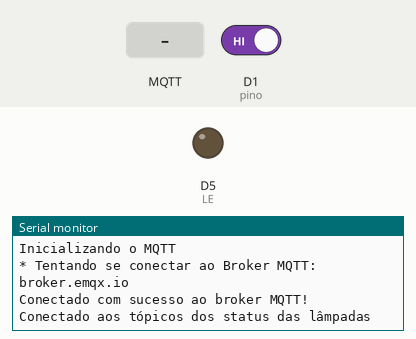
The sketch below on a simulated ESP8266 (NodeMCU). Parts: output pins drawn as LEDs (lit = HIGH), the last lines printed to the serial monitor. Inputs (shaded band) come from the test bench; at power-on: D1 (pino) HIGH. WiFi joins after 1.5 s; servers stay silent unless stated; no MQTT or app messages arrive unless stated.

Above: at 2.7 s.
2.8 s: MQTT message "1" arrives on the first subscribed topic
At 3.9 s:
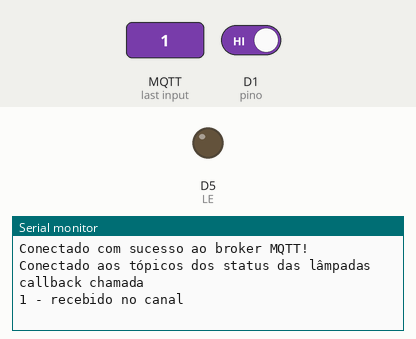
4.3 s: MQTT message "on" arrives on the first subscribed topic
At 5.3 s:
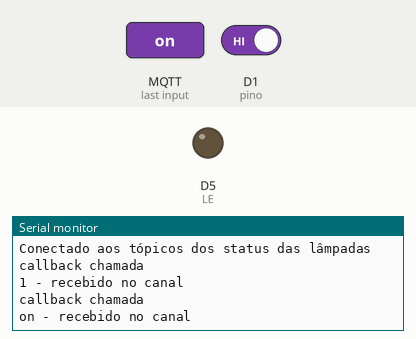
11.5 s: MQTT message "off" arrives on the first subscribed topic
At 13.2 s:
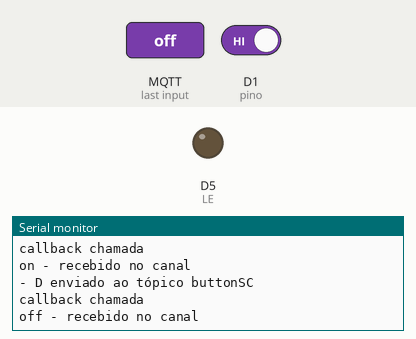
13.5 s: D1 (pino) driven LOW
At 21.3 s:
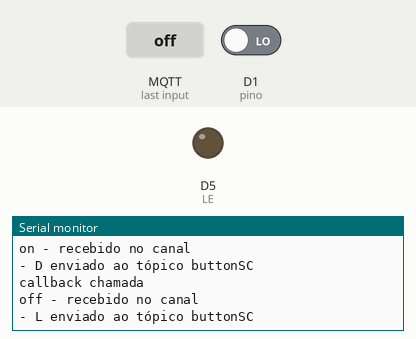

Measured:
- after the input at 2.8 s, the serial monitor: prints a new line after 0.07 s (image 1)
- after the input at 4.3 s, the serial monitor: prints a new line after 0.37 s (image 2)
- after the input at 11.5 s, the serial monitor: prints a new line after 0.58 s (image 3)
- after the input at 13.5 s, the serial monitor: prints a new line after 7.0 s (image 4)

The sketch:

botao_BlueCode.ino
```cpp
#include <ESP8266WiFi.h> // Importa a Biblioteca ESP8266WiFi
#include <PubSubClient.h> // Importa a Biblioteca PubSubClient


////////////////////////////////////// DEFINIÇÕES //////////////////////////////////////////

// Definições da topologia Pub/Sub
// Botões -> SA,SB e SC publicam cada um em um tópico MQTT
// Os botões estarão inscritos nos canais dos status de cada lâmpada
// SA -> Publica em buttonSA e checa o status da LA e LB em 2 canais
// SB -> Publica em buttonSB e //
// SC -> Publica em buttonSC e //


// Lâmpadas -> LA e LB dão Sub em cada um desses 3 tópicos MQTT
// As Lâmpadas vão publicar os status delas em canais diferentes também
// LA -> Publica em ledLA e ouve os 3 tópicos dos botões;
// LA vai publicar LSA para acender o LED em SA, DSA para apagar.
// Mas ele só vai fazer isso depois de checar o status no pino do LAA.
// Analogamente funciona para os outros componentes.
// LB -> Publica em ledLB e ouve os 3 tópicos dos botões


// BEZIN:
// Se quiser programar para os botões A,B ou C, deixe apenas os
// #defines que quer salvar.


//#define ID_MQTT  "buttonSA"     //id mqtt (para identificação de sessão)
//#define ID_MQTT  "buttonSB"     //id mqtt (para identificação de sessão)
#define ID_MQTT  "buttonSC"     //id mqtt (para identificação de sessão)

//#define TOPICO_PUBLISH "buttonSA"     //tópico MQTT para enviar o comando do SA
//#define TOPICO_PUBLISH "buttonSB"     //tópico MQTT para enviar o comando do SB
#define TOPICO_PUBLISH "buttonSC"     //tópico MQTT para enviar o comando do SC

//#define ACENDE "LSA"
//#define ACENDE "LSB"
#define ACENDE "LSC"

//#define APAGA "DSA"
//#define APAGA "DSB"
#define APAGA "DSC"


// Esse daqui é para qualquer botão, não precisa comentar nada.
#define buttonSubA  "ledLA" //tópico MQTT de envio de informações da lampada para Broker
#define buttonSubB  "ledLB" //tópico MQTT de envio de informações da lampada para Broker


// Esse daqui é para qualquer botão, não precisa comentar nada.
//defines - mapeamento de pinos do NodeMCU
#define D0    16
#define D1    5
#define D2    4
#define D3    0
#define D4    2 // PINO DO LED ONBOARD
#define D5    14
#define D6    12
#define D7    13
#define D8    15
#define D9    3
#define D10   1
#define LE    14 // LED EXTERNO
#define pino  5 // Vai acabar sendo o D1 de qualquer jeito.

// WIFI
const char* SSID = ""; // SSID / nome da rede WI-FI que deseja se conectar
const char* PASSWORD = ""; // Senha da rede WI-FI que deseja se conectar

// MQTT
const char* BROKER_MQTT = "broker.emqx.io"; //URL do broker MQTT que se deseja utilizar
int BROKER_PORT = 1883; // Porta do Broker MQTT

//Variáveis e objetos globais
WiFiClient espClient; // Cria o objeto espClient
PubSubClient MQTT(espClient); // Instancia o Cliente MQTT passando o objeto espClient
char EstadoSaida = '0';  //variável que armazena o estado atual da saída
bool statusAnt = 0;

//////////////////////////////////////   FUNÇÕES  //////////////////////////////////////////

// Inicializa comunicação serial com baudrate 115200
void initSerial(){
  Serial.begin(115200);
}

//Inicializa e conecta-se na rede WI-FI desejada
void initWiFi(){
  delay(10);
  Serial.println("------Conexao WI-FI------");
  Serial.print("Conectando-se na rede: ");
  Serial.println(SSID);
  Serial.println("Aguarde");

  reconectWiFi();
}

//Reconecta-se ao WiFi
void reconectWiFi(){
 //se já está conectado a rede WI-FI, nada é feito.
 //Caso contrário, são efetuadas tentativas de conexão
 if (WiFi.status() == WL_CONNECTED)
      return;
  WiFi.begin(SSID, PASSWORD); // Conecta na rede WI-FI
  while (WiFi.status() != WL_CONNECTED){
      delay(100);
      Serial.print(".");
  }
  Serial.println();
  Serial.print("Conectado com sucesso na rede ");
  Serial.print(SSID);
  Serial.println("IP obtido: ");
  Serial.println(WiFi.localIP());
}

//inicializa parâmetros de conexão MQTT
void initMQTT() {
  Serial.println("Inicializando o MQTT");
  MQTT.setServer(BROKER_MQTT, BROKER_PORT);
  MQTT.setCallback(mqtt_callback);
  MQTT.subscribe(buttonSubA);
  MQTT.subscribe(buttonSubB);
}

void mqtt_callback(char* topic, byte* payload, unsigned int length){
    Serial.println("callback chamada");
    String msg;

    //obtem a string do payload recebido
    for(int i = 0; i < length; i++) {
       char c = (char)payload[i];
       msg += c;
    }
    // Se uma das lâmpadas envia que recebeu o sinal, então o LE acende
    if (msg.equals(ACENDE)){
        digitalWrite(LE, HIGH);
        //EstadoSaida = '1';
    }

    // Se uma das lâmpadas desligou e enviou o status dela, então o LE desliga
    Serial.print(msg);Serial.println(" - recebido no canal");
    if (msg.equals(APAGA)){
        digitalWrite(LE, LOW);
        //EstadoSaida = '0';
    }
}

void reconnectMQTT() {
    while (!MQTT.connected()) {
      Serial.print("* Tentando se conectar ao Broker MQTT: ");
      Serial.println(BROKER_MQTT);
      if (MQTT.connect(ID_MQTT)) {
          Serial.println("Conectado com sucesso ao broker MQTT!");
          MQTT.subscribe(buttonSubA);
          MQTT.subscribe(buttonSubB);
          Serial.println("Conectado aos tópicos dos status das lâmpadas");
      }
      else{
          Serial.println("Falha ao reconectar no broker.");
          Serial.println("Havera nova tentatica de conexao em 2s");
          delay(2000);
      }
    }
}

void VerificaConexoesWiFIEMQTT(void){
    if (!MQTT.connected())
      reconnectMQTT(); //se não há conexão com o Broker, a conexão é refeita
    reconectWiFi(); //se não há conexão com o WiFI, a conexão é refeita
}

void publicaL(void){
    MQTT.publish(TOPICO_PUBLISH, "L");
    Serial.print("- L enviado ao tópico ");
    Serial.println(TOPICO_PUBLISH);
    delay(1000);
}
void publicaD(void){
      MQTT.publish(TOPICO_PUBLISH, "D");
      Serial.print("- D enviado ao tópico ");
      Serial.println(TOPICO_PUBLISH);
    //Serial.println("- Estado da saida D0 enviado ao broker!");
    delay(1000);
}

// Inicializando pinos
void InitInput() {
pinMode(pino, INPUT_PULLUP);    // Fazendo o pino ser de entrada.
pinMode(LE,OUTPUT);             // Setando o Pino do LED EXTERNO
}

// Timer variables
unsigned long previousMillis = 0;        // will store last time LED was updated
const long interval = 10000;

void setup() {
  initSerial();
  InitInput();
  initWiFi();
  initMQTT();
}

void loop() {
  VerificaConexoesWiFIEMQTT();
  delay(100);
   // Se o botão estiver pressionado, vai fazer o que tem que fazer
   unsigned long currentMillis = millis();
    if (currentMillis - previousMillis >= interval) {
      previousMillis = currentMillis;
      //envia o status de todos os outputs para o Broker no protocolo esperado
     if(digitalRead(pino) == LOW){
        publicaL();
        delay(1000);
      }
       else{
        publicaD();
        delay(1000);
      }
    }

  MQTT.loop();
  delay(500);
}
```
